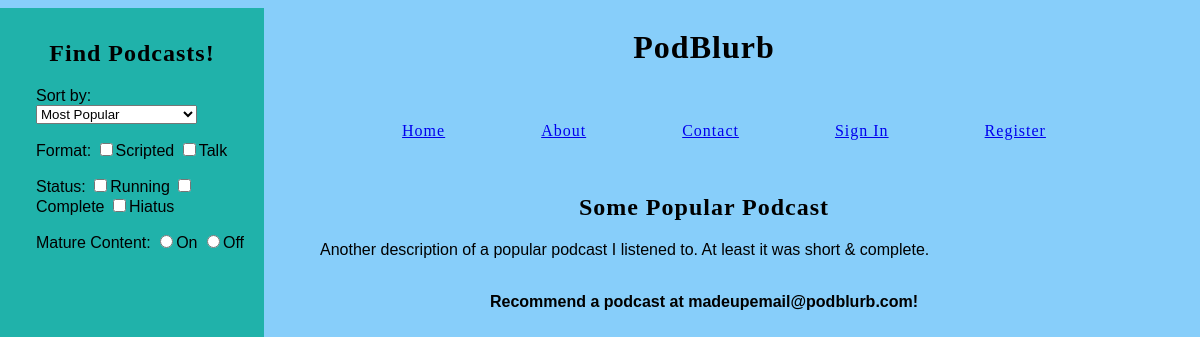
Page /shows/some-popular-podcast/ on the committed database.
### collection/models.py (models this page shows)
class podcast_show(models.Model):
    name = models.CharField(max_length=255)
    description = models.TextField()
    slug = models.SlugField(unique=True)
    user = models.OneToOneField(User, blank=True, null=True)

### collection/views.py (the view)
# urls.py: url(r'^shows/(?P<slug>[-\w]+)/$', views.show_detail, name='show'),
def show_detail(request, slug):
    select_show = podcast_show.objects.get(slug=slug)
    return render(request, 'shows/show.html', {'sshow':select_show})

### collection/templates/shows/show.html (shortened to what this page needs)
{% extends 'base.html' %}
{% load humanize %}
{% block content %}
    <h2>{{sshow.name|title}}</h2>
    <p>{{sshow.description}}</p>
{% endblock content %}

### collection/static/css/style.css (style rules this page uses)
body { background-color: lightskyblue; width: 80%; position: absolute; left: 18%; padding-bottom: 2%; }
h1, h2, h3, a { text-align: center; font-family: Impact, fantasy; font-stretch: extra-condensed; letter-spacing: 1px; }
p, form input[type=submit] { font-family: Gill Sans, Trebuchet, sans-serif; position: relative; margin-left: 10%; }

### rows in the picture
podcast_show: name "Some Popular Podcast", description "Another description of a popular podcast I listened to. At least it was short & complete."
